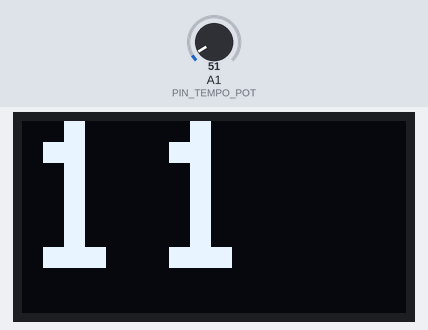
This sketch was run on a simulated Arduino Uno, built with avr-gcc and run on an emulated ATmega328P. Parts: 128×64 one-colour display. The inputs (shaded band) are chosen by the test bench; at power-on: A1 (PIN_TEMPO_POT) = 51. What the sketch prints to the serial monitor is not drawn.

Above: at 1.8 s.
1.9 s: A1 (PIN_TEMPO_POT) set to 61
At 2.5 s:
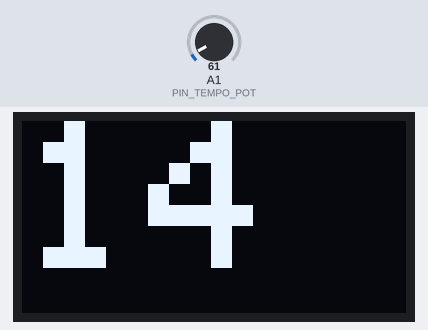
3.5 s: A1 (PIN_TEMPO_POT) set to 71
At 5.2 s:
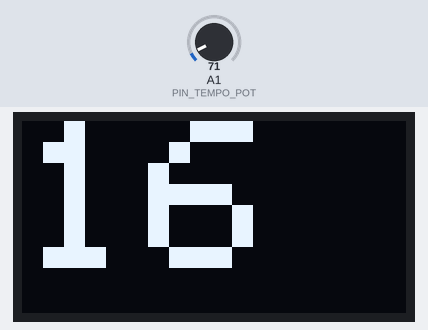
5.5 s: A1 (PIN_TEMPO_POT) set to 86
At 6.9 s:
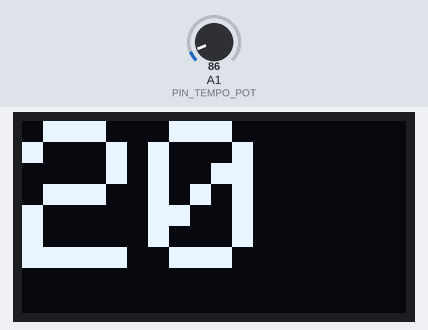
7.5 s: A1 (PIN_TEMPO_POT) set to 112
At 8.5 s:
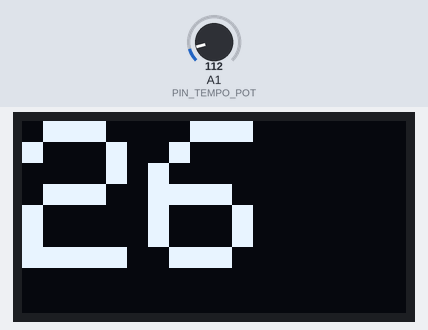
Timing chart, 0 to 10.5 s (numbered marks = the images above; inputs shaded):
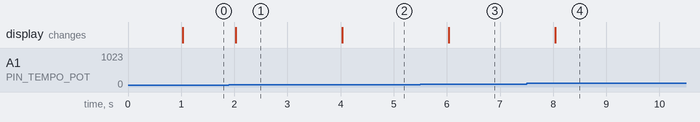

The sketch:

midiTimeSync.ino
```cpp
// (licence header left out)
#include <Wire.h>
#include <Adafruit_GFX.h>
#include <Adafruit_SSD1306.h>

#define SCREEN_WIDTH 128
#define SCREEN_HEIGHT 64
#define OLED_RESET -1
#define OLED_ADDR 0x3C

#define PIN_TEMPO_POT 1

Adafruit_SSD1306 display(SCREEN_WIDTH, SCREEN_HEIGHT, &Wire, OLED_RESET);

/********************************************
 *
 *  Print the BPM on the OLED
 *
 ********************************************/
void print_tempo(uint32_t bpm) {
  display.clearDisplay();
  display.setTextSize(7);
  display.setTextColor(WHITE);
  display.setCursor(0,0);
  display.println(bpm, DEC);
  display.display();
}

/********************************************
 *
 *  Setup
 *
 ********************************************/
void setup() {

 Serial.begin(31250); // MIDI baud rate

  if (!display.begin(SSD1306_SWITCHCAPVCC, OLED_ADDR)) {
    for(;;);
  }
}

/********************************************
 *
 *  Send the sync command to the slave chain
 *  (24 pulses per quarter note).
 *  Read for pot changes every second and
 *  adjust BPM if necessary
 *
 ********************************************/
void send_sync() {
  double factor = 1023/240.0; // Max bpm setting from pot = 240 with 10 bit ADC resolution
  uint32_t bpm = 120;
  uint32_t tempo = 1000.0/(bpm/60.0);

  uint32_t interval_tempo = tempo/24.0; // 24 ppqn
  uint32_t interval_read = 1000;  // ms

  uint32_t prev_millis_tempo = 0;
  uint32_t prev_millis_read = 0;

  int16_t pot_val = analogRead(PIN_TEMPO_POT);

  while (1) {
    uint32_t current_millis = millis();

    // Read analog port for pot value
    if (current_millis - prev_millis_read > interval_read) {
        pot_val = analogRead(PIN_TEMPO_POT);
        bpm = pot_val / factor;
        tempo = 1000/(bpm/60.0);
        interval_tempo = tempo/24.0; // 24 ppqn
        print_tempo(bpm);
        prev_millis_read = current_millis;
    }

    // Send sync command
    if (current_millis - prev_millis_tempo > interval_tempo) {
        prev_millis_tempo = current_millis;
        Serial.write(0xF8);  // Midi time sync command
    }
  }
}

/********************************************
 *
 *  Main loop
 *
 ********************************************/
void loop() {
  send_sync();
}
```

Measured:
- after the input at 1.9 s, the display: changes after 0.13 s (image 1)
- after the input at 3.5 s, the display: changes after 0.53 s (image 2)
- after the input at 5.5 s, the display: changes after 0.54 s (image 3)
- after the input at 7.5 s, the display: changes after 0.54 s (image 4)
